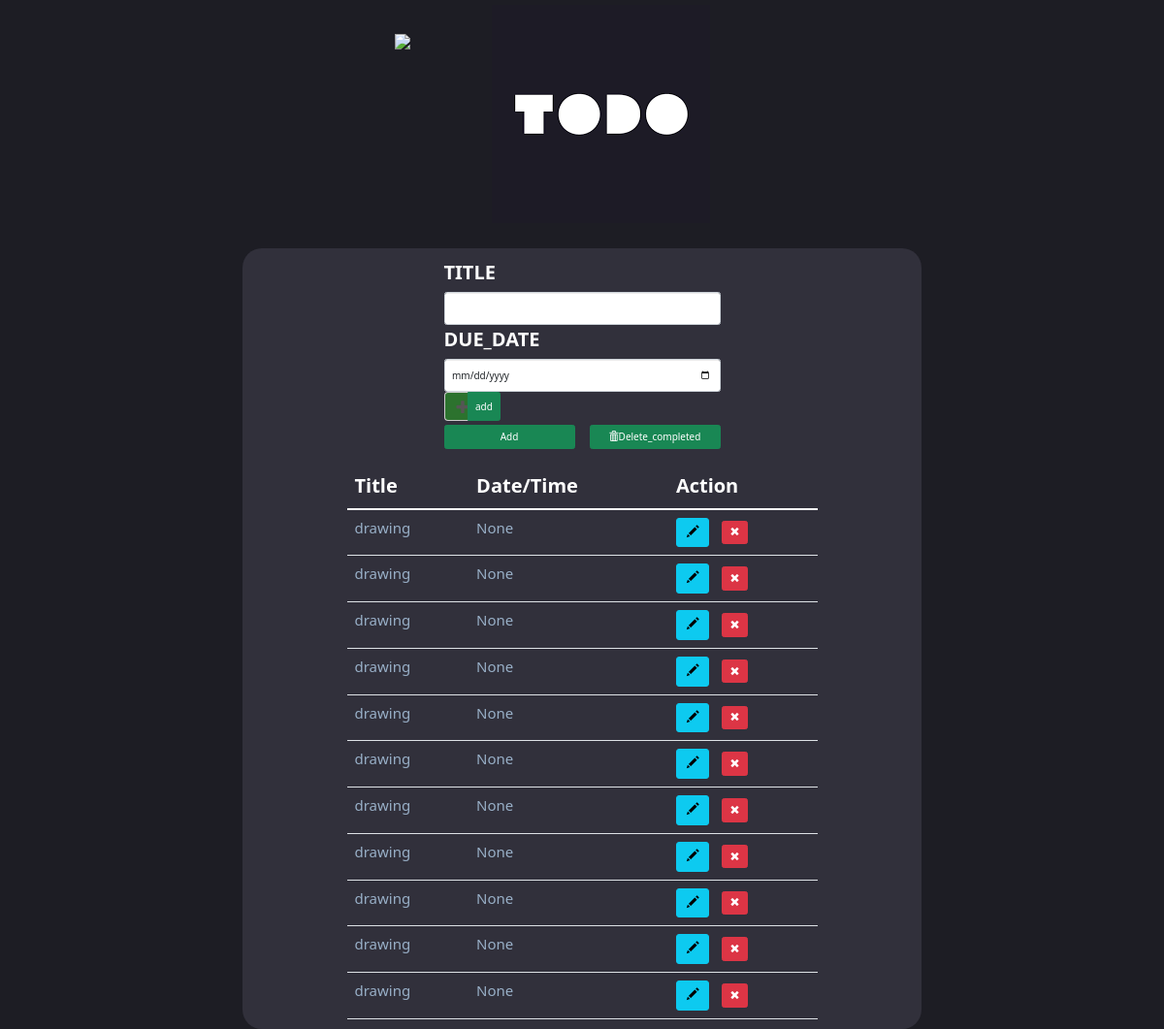
The page / on the database its author committed.
### todo_app/models.py (models this page shows, shortened)
class Tasks(models.Model):
	title = models.CharField(max_length=100)
	complete = models.BooleanField(default=False)
	date = models.DateTimeField(auto_now_add=timezone.now())
	due = models.DateTimeField(auto_now_add=False,auto_now=False,blank=True,null=True)

### todo_app/views.py (the view)
# urls.py: path('',views.create,name='create1'),
def create(request):
	tasks = Tasks.objects.all()
	if request.method == 'POST':
		fm = TasksForm(request.POST)
		if fm.is_valid():
			fm.save()
			fm = TasksForm()
	else:
		fm = TasksForm()
	context = {'tasks':tasks,'form':fm}
	return render(request,'Todoapp.html',context)

### todo_app/modelform.py
class TasksForm(forms.ModelForm):
	class Meta():
		model = Tasks
		fields = ['title','due']
		widgets = {
            'title': forms.TextInput(attrs={'class': 'form-control','label':'Title'}),
            'due': forms.DateTimeInput(attrs={'due':'Due_Date','class': 'form-control','type':'date'})
            }

### templates/Todoapp.html (shortened to what this page needs)
<!DOCTYPE html>
{%load static%}
<html>
<head>
    <link rel="stylesheet" href="https://maxcdn.bootstrapcdn.com/bootstrap/3.4.1/css/bootstrap.min.css">
    <link href="https://cdn.jsdelivr.net/npm/bootstrap@5.0.0-beta2/dist/css/bootstrap.min.css" rel="stylesheet">
</head>
<body style=" background-color:#1D1D24;">
<nav class="navbar navbar-light navbar-fixed-top">
    <div class="container-fluid">
        <div class="navbar-header">
            <div class="container">
            <div class="row">
               <div class="col-sm-3">
               <img src="https://cdn.pixabay.com/photo/2014/03/25/16/28/todo-list-297195__340.png" style="width:130px;margin-right:130px;margin-top:30px">
               </div>
               <div class="col-sm-8" >
                <img src="{% static "download.png" %}">
              </div>
            </div>
        </div>
        </div>
    </div>
</nav>
<div class="container" style="width:700px;background-color:#31303B; border-radius:20px">
    <div class="row">
        <form method="POST" action="" style="width:300px;margin-left:200px;margin-top:10px;font-size:20px;">
            <label style="color:white;font-size:20px">TITLE</label><br>
            {{ form.title}}
            <label style="color:white;font-size:20px">DUE_DATE</label><br>
            {{form.due}}
            <div class="row">
                <div class="input-group">
                    <span class="input-group-addon" style="background-color:#2C722E"><i class="glyphicon glyphicon-plus"></i></span>
                    <input id="email" type="submit" value="add" class="btn btn-success">
                </div>
                <div class="col-sm-4" style="width:150px">
                  <a href="{%url "create1" %}" class="btn btn-success btn-block">Add</a>
                </div>
                <div class="col-sm-4" style="width:150px">
                    <a href="{%url "delete_all1" %}" type="submit" class="btn btn-success btn-block">
                    <span class="glyphicon glyphicon-trash"></span>Delete_completed</a>
                </div>
            </div>
        </form>
    </div><br>
<div class="container" style="width:500px;border-radius:20px">
    	<table class="table table-fixed">
                    <thead style="border-color:#e67e22">
                        <tr>
                            <th style="font-size:20px;color:white;">Title</th>
                            <th style="font-size:20px;color:white">Date/Time</th>
                            <th style="font-size:20px;color:white;">Action</th>
                        </tr>
                    </thead>
                <tbody style=" overflow-y:auto;">
                    {% for task in tasks %}
                    {% if task.complete %}
                <tr>
                	<td style="font-size:15px;color:red;text-decoration:line-through;background-color:#3B4961;"><span style="color:#98AFC7;font-style:oblique;"><b>{{task.title}}</b></span></td>
                    <td style="font-size:15px;color:red;text-decoration:line-through;background-color:#3B4961;"><span style="color:#98AFC7;font-style:oblique;"><b>{{task.due}}</b></span></td>
                    {%else%}
                    <td style="font-size:15px;color:#98AFC7">{{task.title}}</td>
                    <td style="font-size:15px; color:#98AFC7">{{task.due}}</td>
                    {%endif%}
                    {% if task.complete %}
                    <td style="background-color:#3B4961;">
                    	<form class="d-inline"  action="delete/{{task.id}}" method="post">
                          {%csrf_token%}
                           <a href="update/{{task.id}}" data-toggle="model" data-target="#myModal" class= "btn btn-info btn-lg"name="edit"><span class="glyphicon glyphicon-pencil"></span></a>
                            <button type="submit" class="btn btn-danger" style="margin-left:10px">
                            <span class="glyphicon glyphicon-remove"></span></button>
		 				</form>
                        {%else%}
                        <td>
                        <form class="d-inline"  action="delete/{{task.id}}" method="post">
                             <a href="update/{{task.id}}" data-toggle="model" data-target="#myModal" class= "btn btn-info btn-lg"name="edit"><span class="glyphicon glyphicon-pencil"></span></a>
                            <button type="submit" class="btn btn-danger" style="margin-left:10px">
                            <span class="glyphicon glyphicon-remove"></span></button>
                        </form>
                        {%endif%}
                    </td>
                {% endfor %}
                </tbody>
        </table>
</div>
</div>
</body>
</html>

### rows shown on the page
Tasks: title "drawing", due "None"
Tasks: title "drawing", due "None"
Tasks: title "drawing", due "None"
Tasks: title "drawing", due "None"
Tasks: title "drawing", due "None"
Tasks: title "drawing", due "None"
Tasks: title "drawing", due "None"
Tasks: title "drawing", due "None"
Tasks: title "drawing", due "None"
Tasks: title "drawing", due "None"
Tasks: title "drawing", due "None"
